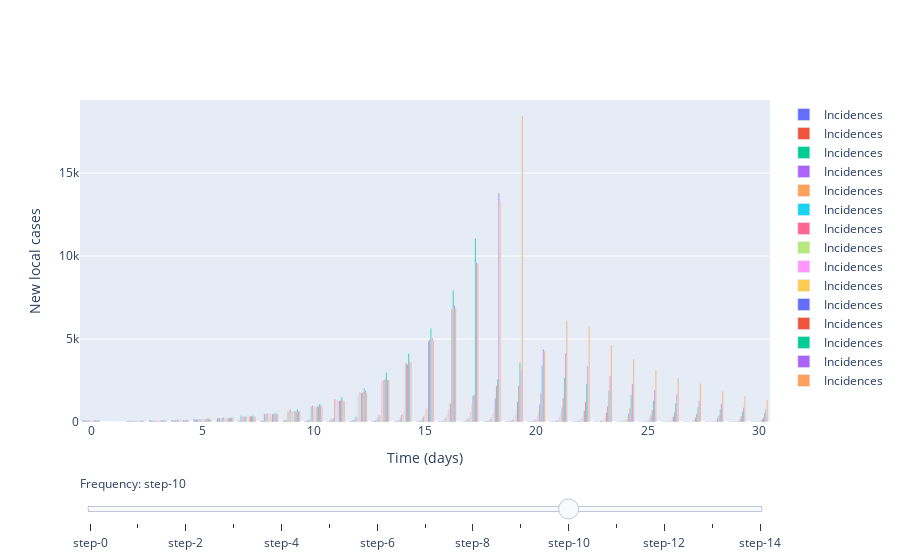

Here is the notebook cell this chart was saved with:
### Code cell
new_rs = [3, 0.5]

parameters = 100 # initial number of cases

# Slider (transition time)
fig = go.Figure()

# Add traces, one for each slider step
for T in np.arange(5, 20, 1):
    start_times = [0, T]
    m.set_r_profile(new_rs, start_times)
    
    cases = m.simulate(parameters, times)
    
    fig.add_trace(
        go.Bar(
            x=times,
            y=cases,
            name='Incidences'
        )
        
#         go.Scatter(
#             visible=False,
#             line=dict(color="#00CED1", width=6),
#             name="𝜈 = " + str(step),
#             x=np.arange(0, 10, 0.01),
#             y=np.sin(step * np.arange(0, 10, 0.01)))
    )

# Make 10th trace visible
fig.data[10].visible = True

# Create and add slider
steps = []
for i in range(len(fig.data)):
    step = dict(
        method="update",
        args=[{"visible": [False] * len(fig.data)},
              {"title": "Slider switched to step: " + str(i)}],  # layout attribute
    )
    step["args"][0]["visible"][i] = True  # Toggle i'th trace to "visible"
    steps.append(step)

sliders = [dict(
    active=10,
    currentvalue={"prefix": "Frequency: "},
    pad={"t": 50},
    steps=steps
)]

fig.update_layout(
    sliders=sliders
)

# Add axis labels
fig.update_layout(
    xaxis_title='Time (days)',
    yaxis_title='New local cases'
)

fig.show()

### Figure 1 — Plotly figure (JSON) as saved in the notebook; plotly's stock layout.template omitted (floating-point values rounded to 4 significant figures)
{"data": [{"name": "Incidences", "type": "bar", "x": [0, 1, 2, 3, 4, 5, 6, 7, 8, 9, 10, 11, 12, 13, 14, 15, 16, 17, 18, 19, 20, 21, 22, 23, 24, 25, 26, 27, 28, 29, 30], "y": [100, 0, 67, 99, 122, 192, 41, 70, 47, 56, 48, 38, 35, 26, 30, 20, 26, 20, 19, 18, 20, 18, 22, 8, 14, 13, 10, 9, 9, 15, 9]}, {"name": "Incidences", "type": "bar", "x": [0, 1, 2, 3, 4, 5, 6, 7, 8, 9, 10, 11, 12, 13, 14, 15, 16, 17, 18, 19, 20, 21, 22, 23, 24, 25, 26, 27, 28, 29, 30], "y": [100, 0, 71, 83, 117, 157, 231, 51, 77, 96, 58, 50, 39, 49, 44, 41, 33, 20, 23, 13, 27, 12, 16, 12, 16, 14, 15, 8, 12, 12, 10]}, {"name": "Incidences", "type": "bar", "x": [0, 1, 2, 3, 4, 5, 6, 7, 8, 9, 10, 11, 12, 13, 14, 15, 16, 17, 18, 19, 20, 21, 22, 23, 24, 25, 26, 27, 28, 29, 30], "y": [100, 0, 59, 94, 120, 176, 222, 372, 82, 130, 112, 87, 74, 58, 53, 40, 30, 27, 34, 24, 25, 25, 23, 15, 20, 15, 13, 11, 12, 11, 10]}, {"name": "Incidences", "type": "bar", "x": [0, 1, 2, 3, 4, 5, 6, 7, 8, 9, 10, 11, 12, 13, 14, 15, 16, 17, 18, 19, 20, 21, 22, 23, 24, 25, 26, 27, 28, 29, 30], "y": [100, 0, 74, 88, 128, 163, 244, 323, 488, 96, 167, 164, 111, 121, 76, 70, 65, 43, 49, 39, 33, 32, 34, 22, 24, 17, 17, 18, 19, 9, 10]}, {"name": "Incidences", "type": "bar", "x": [0, 1, 2, 3, 4, 5, 6, 7, 8, 9, 10, 11, 12, 13, 14, 15, 16, 17, 18, 19, 20, 21, 22, 23, 24, 25, 26, 27, 28, 29, 30], "y": [100, 0, 73, 92, 120, 178, 232, 336, 511, 642, 134, 196, 187, 181, 138, 119, 76, 85, 68, 68, 44, 50, 35, 26, 29, 28, 24, 16, 16, 16, 14]}, {"name": "Incidences", "type": "bar", "x": [0, 1, 2, 3, 4, 5, 6, 7, 8, 9, 10, 11, 12, 13, 14, 15, 16, 17, 18, 19, 20, 21, 22, 23, 24, 25, 26, 27, 28, 29, 30], "y": [100, 0, 70, 64, 144, 164, 245, 330, 471, 676, 939, 221, 315, 287, 237, 204, 161, 152, 126, 105, 105, 75, 68, 69, 49, 45, 48, 26, 25, 27, 26]}, {"name": "Incidences", "type": "bar", "x": [0, 1, 2, 3, 4, 5, 6, 7, 8, 9, 10, 11, 12, 13, 14, 15, 16, 17, 18, 19, 20, 21, 22, 23, 24, 25, 26, 27, 28, 29, 30], "y": [100, 0, 78, 86, 139, 162, 285, 346, 514, 747, 992, 1392, 299, 428, 449, 349, 289, 238, 194, 169, 147, 123, 112, 74, 73, 54, 59, 37, 40, 40, 23]}, {"name": "Incidences", "type": "bar", "x": [0, 1, 2, 3, 4, 5, 6, 7, 8, 9, 10, 11, 12, 13, 14, 15, 16, 17, 18, 19, 20, 21, 22, 23, 24, 25, 26, 27, 28, 29, 30], "y": [100, 0, 53, 91, 106, 184, 204, 300, 407, 626, 812, 1125, 1610, 404, 489, 491, 418, 321, 262, 207, 199, 146, 133, 101, 103, 85, 64, 58, 53, 44, 50]}, {"name": "Incidences", "type": "bar", "x": [0, 1, 2, 3, 4, 5, 6, 7, 8, 9, 10, 11, 12, 13, 14, 15, 16, 17, 18, 19, 20, 21, 22, 23, 24, 25, 26, 27, 28, 29, 30], "y": [100, 0, 69, 99, 125, 166, 255, 328, 509, 637, 933, 1297, 1837, 2484, 584, 811, 770, 599, 531, 400, 366, 312, 262, 220, 168, 151, 130, 113, 99, 65, 73]}, {"name": "Incidences", "type": "bar", "x": [0, 1, 2, 3, 4, 5, 6, 7, 8, 9, 10, 11, 12, 13, 14, 15, 16, 17, 18, 19, 20, 21, 22, 23, 24, 25, 26, 27, 28, 29, 30], "y": [100, 0, 69, 88, 107, 166, 225, 367, 426, 660, 905, 1266, 1801, 2501, 3504, 812, 1128, 1072, 863, 734, 640, 522, 401, 375, 335, 282, 208, 203, 143, 125, 136]}, {"name": "Incidences", "type": "bar", "visible": true, "x": [0, 1, 2, 3, 4, 5, 6, 7, 8, 9, 10, 11, 12, 13, 14, 15, 16, 17, 18, 19, 20, 21, 22, 23, 24, 25, 26, 27, 28, 29, 30], "y": [100, 0, 67, 105, 117, 187, 240, 343, 489, 651, 935, 1291, 1748, 2536, 3546, 4858, 1107, 1583, 1435, 1238, 1038, 852, 694, 573, 516, 391, 310, 264, 254, 186, 174]}, {"name": "Incidences", "type": "bar", "x": [0, 1, 2, 3, 4, 5, 6, 7, 8, 9, 10, 11, 12, 13, 14, 15, 16, 17, 18, 19, 20, 21, 22, 23, 24, 25, 26, 27, 28, 29, 30], "y": [100, 0, 65, 96, 97, 198, 223, 351, 486, 640, 931, 1304, 1789, 2581, 3484, 4974, 6800, 1628, 2175, 2199, 1759, 1429, 1215, 969, 834, 701, 597, 503, 396, 346, 285]}, {"name": "Incidences", "type": "bar", "x": [0, 1, 2, 3, 4, 5, 6, 7, 8, 9, 10, 11, 12, 13, 14, 15, 16, 17, 18, 19, 20, 21, 22, 23, 24, 25, 26, 27, 28, 29, 30], "y": [100, 0, 82, 98, 139, 208, 276, 388, 554, 767, 1080, 1496, 2032, 2998, 4113, 5647, 7906, 11076, 2578, 3565, 3398, 2662, 2290, 1878, 1640, 1290, 1151, 887, 768, 646, 554]}, {"name": "Incidences", "type": "bar", "x": [0, 1, 2, 3, 4, 5, 6, 7, 8, 9, 10, 11, 12, 13, 14, 15, 16, 17, 18, 19, 20, 21, 22, 23, 24, 25, 26, 27, 28, 29, 30], "y": [100, 0, 74, 98, 118, 170, 260, 352, 481, 651, 997, 1278, 1895, 2529, 3600, 5056, 7018, 9600, 13797, 3111, 4381, 4147, 3381, 2772, 2296, 1924, 1690, 1275, 1106, 880, 749]}, {"name": "Incidences", "type": "bar", "x": [0, 1, 2, 3, 4, 5, 6, 7, 8, 9, 10, 11, 12, 13, 14, 15, 16, 17, 18, 19, 20, 21, 22, 23, 24, 25, 26, 27, 28, 29, 30], "y": [100, 0, 78, 100, 120, 193, 264, 321, 491, 650, 928, 1283, 1786, 2547, 3604, 4913, 6876, 9525, 13302, 18435, 4267, 6123, 5755, 4639, 3802, 3119, 2652, 2318, 1855, 1563, 1328]}], "layout": {"sliders": [{"active": 10, "currentvalue": {"prefix": "Frequency: "}, "pad": {"t": 50}, "steps": [{"args": [{"visible": [true, false, false, false, false, false, false, false, false, false, false, false, false, false, false]}, {"title": "Slider switched to step: 0"}], "method": "update"}, {"args": [{"visible": [false, true, false, false, false, false, false, false, false, false, false, false, false, false, false]}, {"title": "Slider switched to step: 1"}], "method": "update"}, {"args": [{"visible": [false, false, true, false, false, false, false, false, false, false, false, false, false, false, false]}, {"title": "Slider switched to step: 2"}], "method": "update"}, {"args": [{"visible": [false, false, false, true, false, false, false, false, false, false, false, false, false, false, false]}, {"title": "Slider switched to step: 3"}], "method": "update"}, {"args": [{"visible": [false, false, false, false, true, false, false, false, false, false, false, false, false, false, false]}, {"title": "Slider switched to step: 4"}], "method": "update"}, {"args": [{"visible": [false, false, false, false, false, true, false, false, false, false, false, false, false, false, false]}, {"title": "Slider switched to step: 5"}], "method": "update"}, {"args": [{"visible": [false, false, false, false, false, false, true, false, false, false, false, false, false, false, false]}, {"title": "Slider switched to step: 6"}], "method": "update"}, {"args": [{"visible": [false, false, false, false, false, false, false, true, false, false, false, false, false, false, false]}, {"title": "Slider switched to step: 7"}], "method": "update"}, {"args": [{"visible": [false, false, false, false, false, false, false, false, true, false, false, false, false, false, false]}, {"title": "Slider switched to step: 8"}], "method": "update"}, {"args": [{"visible": [false, false, false, false, false, false, false, false, false, true, false, false, false, false, false]}, {"title": "Slider switched to step: 9"}], "method": "update"}, {"args": [{"visible": [false, false, false, false, false, false, false, false, false, false, true, false, false, false, false]}, {"title": "Slider switched to step: 10"}], "method": "update"}, {"args": [{"visible": [false, false, false, false, false, false, false, false, false, false, false, true, false, false, false]}, {"title": "Slider switched to step: 11"}], "method": "update"}, {"args": [{"visible": [false, false, false, false, false, false, false, false, false, false, false, false, true, false, false]}, {"title": "Slider switched to step: 12"}], "method": "update"}, {"args": [{"visible": [false, false, false, false, false, false, false, false, false, false, false, false, false, true, false]}, {"title": "Slider switched to step: 13"}], "method": "update"}, {"args": [{"visible": [false, false, false, false, false, false, false, false, false, false, false, false, false, false, true]}, {"title": "Slider switched to step: 14"}], "method": "update"}]}], "xaxis": {"title": {"text": "Time (days)"}}, "yaxis": {"title": {"text": "New local cases"}}}}
